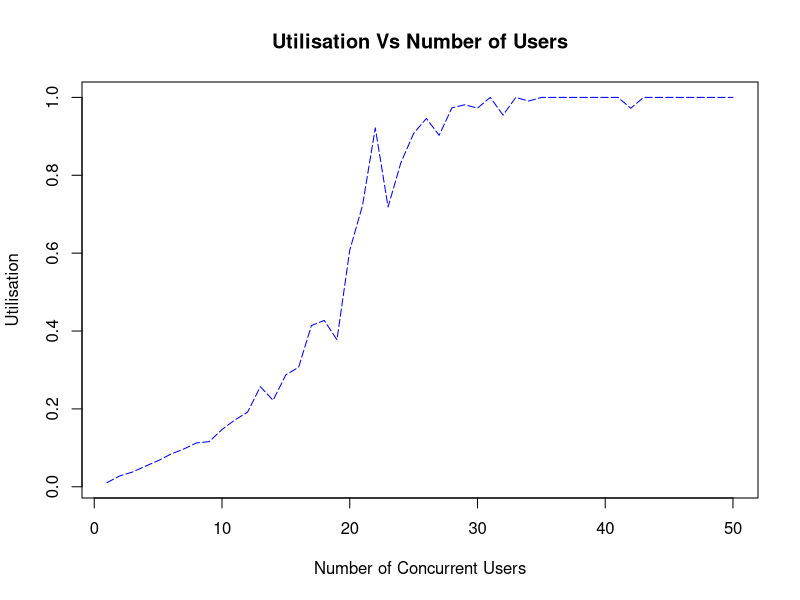
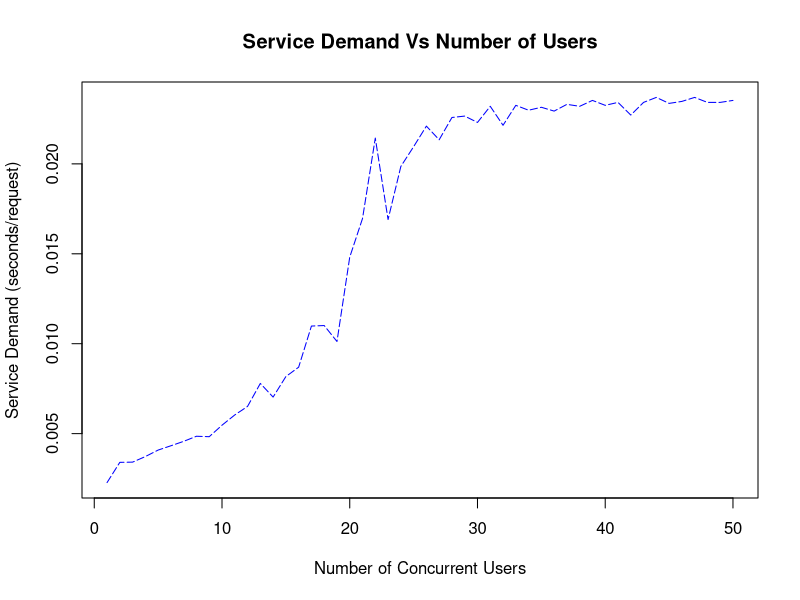
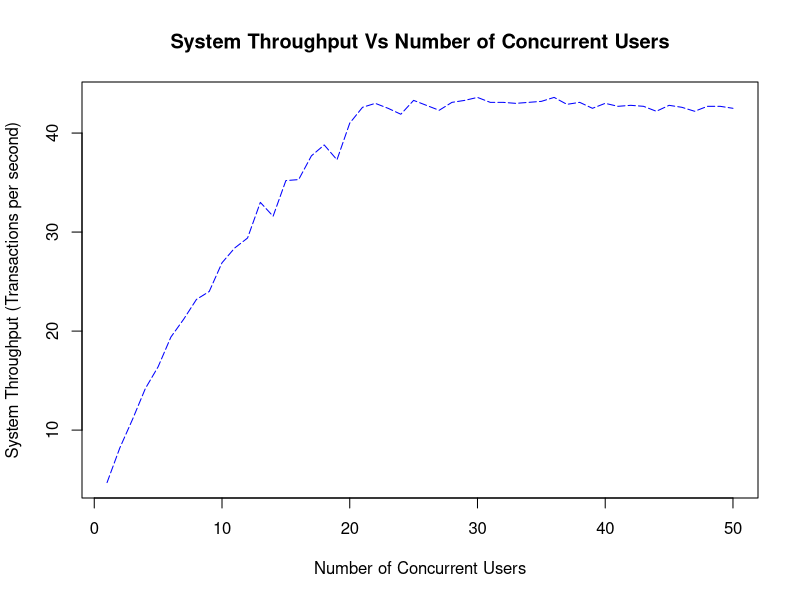
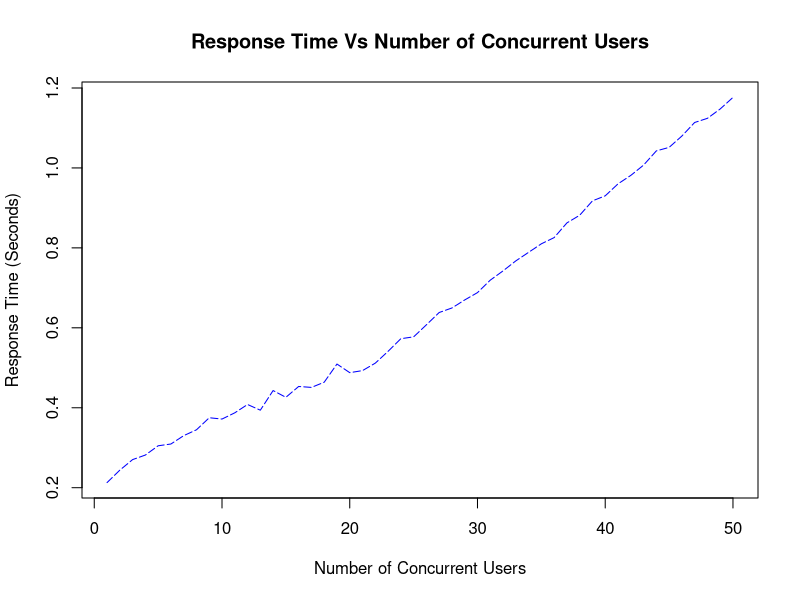

The R script that drew these images, in order:
# read in the data from the results file
# The results file contains:
# N = Number of users on the system
# C0 = the number of completed transactions
# idle = percentage of time the CPU spent idle(idle)

# read in the results file from the load test
results <- read.table('results.dat' , header = TRUE)

# store data from results file in variables with meanful names
number_of_completions_C0 <- results$C0
number_of_concurrent_users_N <- results$N
percentage_of_time_idle <- results$idle

# time the load test ran for
testtime <- 10

# The output of mpstat is the percetage of time spent idle.
# Using this we can deduce 100 - percentage of time spent idle(idle) = Bi / T 
# results file contains percentage idle. 100 - percentage idle is percentage busy  
percentage_of_time_busy <- (100 - percentage_of_time_idle)

# utilisation is measured on 0 to 1 scale. busy / 100 will convert to this scale
utilisationCPU_Ui <- (percentage_of_time_busy / 100)

# X0: system throughput: X0 = C0 /T 
system_throughput_X0 <- number_of_completions_C0 / testtime

# Di = Ui / (C0 / T) 
service_demand_Di <- (utilisationCPU_Ui / system_throughput_X0)

# R = N / X0 (Little’s Law)
response_time_R <-  number_of_concurrent_users_N / system_throughput_X0

###

# Graph 1. Ui vs N - Plot graph for utilisation vs Number of users
# Ui : The utilisation of resource i.
# N = Number of concurrent users on the system

png(filename="Utilisation-VS-N.png", height=768, width=1366, bg="white")
plot(number_of_concurrent_users_N, utilisationCPU_Ui , type="l", col="blue", lty=5,
     ylab = 'Utilisation', xlab = 'Number of Concurrent Users', main = 'Utilisation Vs Number of Users' )

dev.off()

###

# Graph 2. Di vs N - Plot graph for service demand vs Number of concurrent users
# Di = Service Demand
# N = Number of concurrent users on the system

png(filename="ServiceDemand-VS-N.png", height=768, width=1366, bg="white")
plot(number_of_concurrent_users_N, service_demand_Di , type="l", col="blue", lty=5,
     ylab = 'Service Demand (seconds/request)', xlab = 'Number of Concurrent Users', main = 'Service Demand Vs Number of Users' )

dev.off()

###

# Graph 3. X0 vs N - Plot graph for system throughput vs Number of concurrent users
# X0 = System Throughput
# N = Number of concurrent users on the system

png(filename="System_Throughput-VS-N.png", height=768, width=1366, bg="white")
plot(number_of_concurrent_users_N, system_throughput_X0 , type="l", col="blue", lty=5,
     ylab = 'System Throughput (Transactions per second)' , xlab = 'Number of Concurrent Users', main = 'System Throughput Vs Number of Concurrent Users' )

dev.off()

###

# Graph 4. R vs N - Plot graph for system throughput vs Number of concurrent users
# R = System Response time
# N = Number of concurrent users on the system

png(filename="response_time-VS-N.png", height=768, width=1366, bg="white")
plot(number_of_concurrent_users_N, response_time_R , type="l", col="blue", lty=5,
     ylab = 'Response Time (Seconds)' , xlab = 'Number of Concurrent Users', main = 'Response Time Vs Number of Concurrent Users' )

dev.off()

